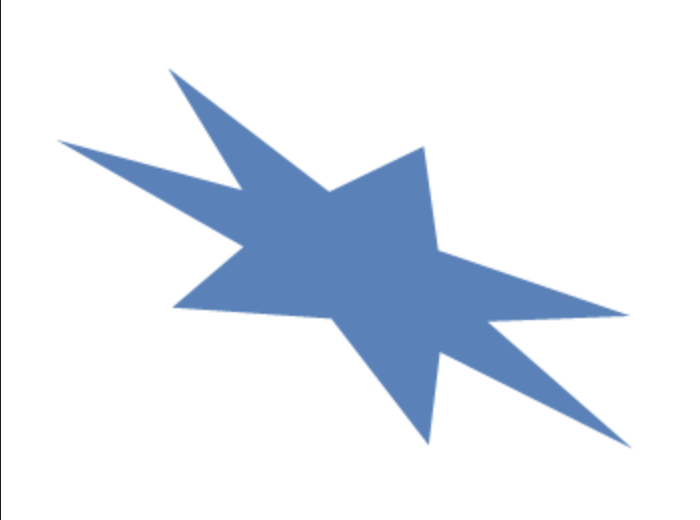
#> input picture 비전/lightning.png, 700 x 520 px
$ python 18-2.py
#> lines starting #> are read from the running program, lines starting #| are printed output that depends on the picture; after the words box and inside, x2 and y2 are one past the last pixel; in counts of white or black regions, pixels touching at a corner belong together
import numpy as np
import cv2

def convex():
    img = cv2.imread('lightning.png')
#> img is the input picture: shape (520, 700, 3); mean B, G, R 243.1, 234.1, 227.7
    imgray = cv2.cvtColor(img, cv2.COLOR_BGR2GRAY)
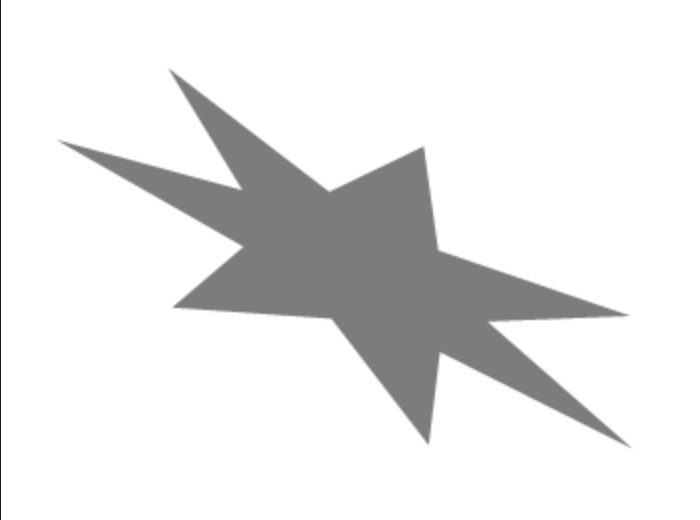
#> imgray: shape (520, 700); min 27, max 255, mean 233.3

    ret, thr = cv2.threshold(imgray, 127, 255, 0)
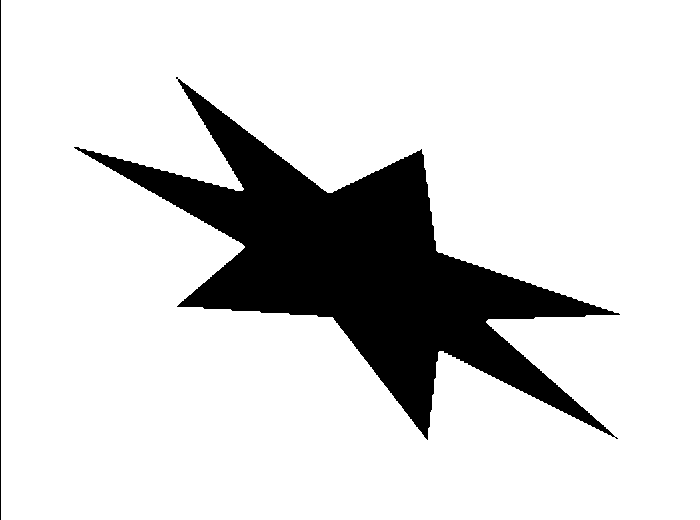
#> thr: shape (520, 700); 84.7% white; 2 black regions
    contours, _ = cv2.findContours(thr, cv2.RETR_TREE,
                                   cv2.CHAIN_APPROX_SIMPLE)
#> contours = 4 contours, 2 with area under 20; largest, box (x1, y1, x2, y2) and area: (1, 0, 700, 520) 362262, (73, 78, 621, 441) 56296

    cnt = contours[2]
#> cnt = contour of 794 points, box (x1, y1, x2, y2) (73, 78, 621, 441), area 56296

    x, y, w, h = cv2.boundingRect(cnt)
#> x = 73; y = 78; w = 548; h = 363
    cv2.rectangle(img, (x,y), (x+w,y+h), (0,0,255),3)

    rect = cv2.minAreaRect(cnt)
#> rect = ((360.6, 260.3), (255, 614.2), -61.99)
    box = cv2.boxPoints(rect)
#> box = [[571.9, 517.1], [29.6, 228.6], [149.4, 3.48], [691.6, 292]]
    box = np.int0(box)
#> box = [[571, 517], [29, 228], [149, 3], [691, 291]]

    cv2.drawContours(img, [box], 0, (0,255,0), 3)
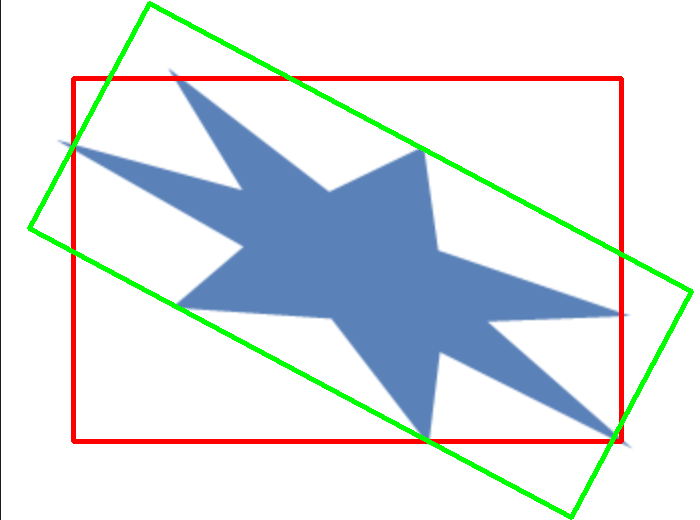
#> img: shape (520, 700, 3); mean B, G, R 231, 228, 221.8

    cv2.imshow('retangle', img)

    cv2.waitKey(0)
    cv2.destroyAllWindows()

convex()

$ run again, with 비전/convexhull.png copied over 비전/lightning.png
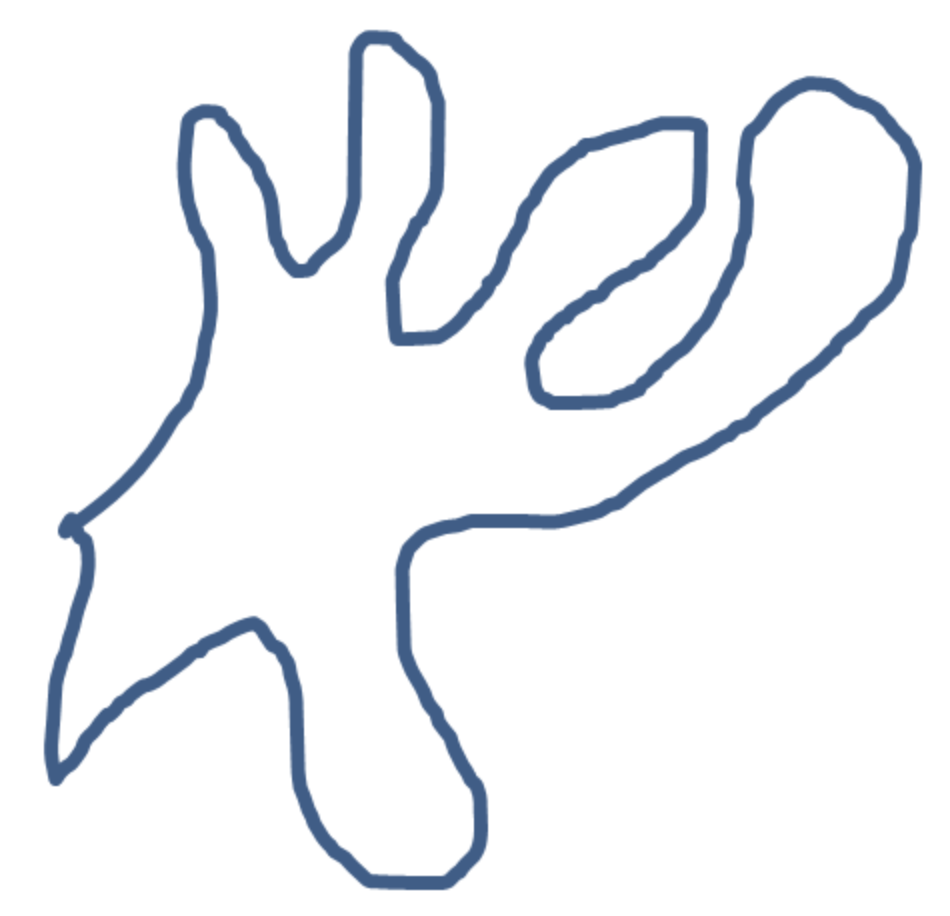
#> input picture 비전/convexhull.png, 950 x 916 px
#> in convex, img is the input picture: shape (916, 950, 3); mean B, G, R 245.9, 242.8, 240.7
#> in convex, `ret, thr = cv2.threshold(imgray, 127, 255, 0)`:
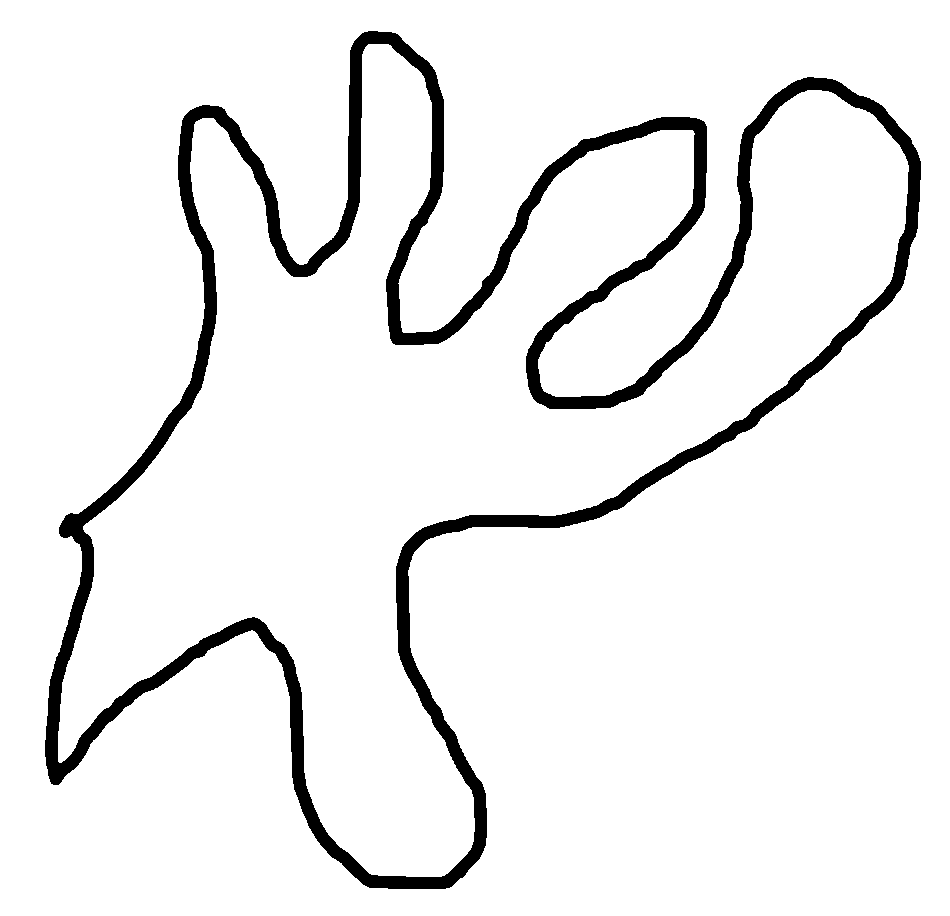
#> thr: shape (916, 950); 93.3% white; 1 black region
#> contours = 3 contours; box (x1, y1, x2, y2) and area: (0, 0, 950, 916) 868335, (44, 30, 922, 890) 317722, (58, 44, 909, 877) 255431
#> cnt = contour of 1671 points, box (x1, y1, x2, y2) (58, 44, 909, 877), area 255431
#> x = 58; y = 44; w = 851; h = 833
#> rect = ((474.5, 448), (876.4, 713.3), -74.56)
#> in convex, `box = cv2.boxPoints(rect)`: box = [[701.7, 965.3], [14.12, 775.5], [247.4, -69.32], [934.9, 120.5]]
#> in convex, `box = np.int0(box)`: box = [[701, 965], [14, 775], [247, -69], [934, 120]]
#> in convex, `cv2.drawContours(img, [box], 0, (0,255,0), 3)`:
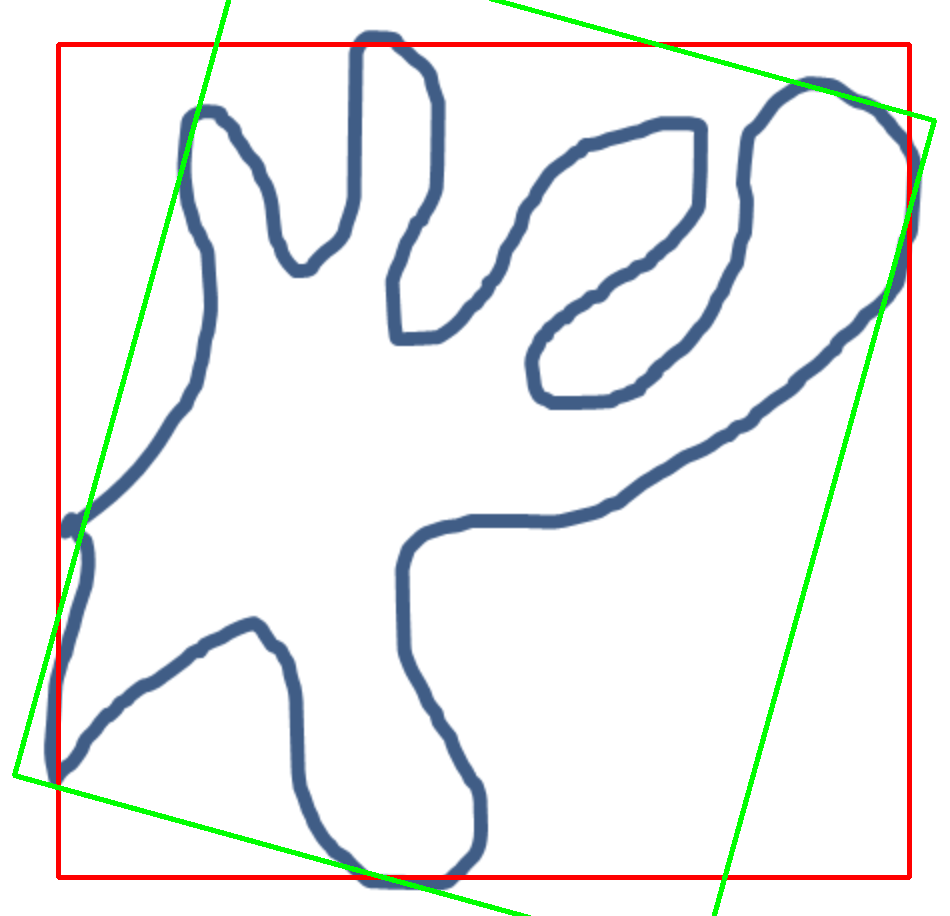
#> img: shape (916, 950, 3); mean B, G, R 237.7, 238.8, 237.6
